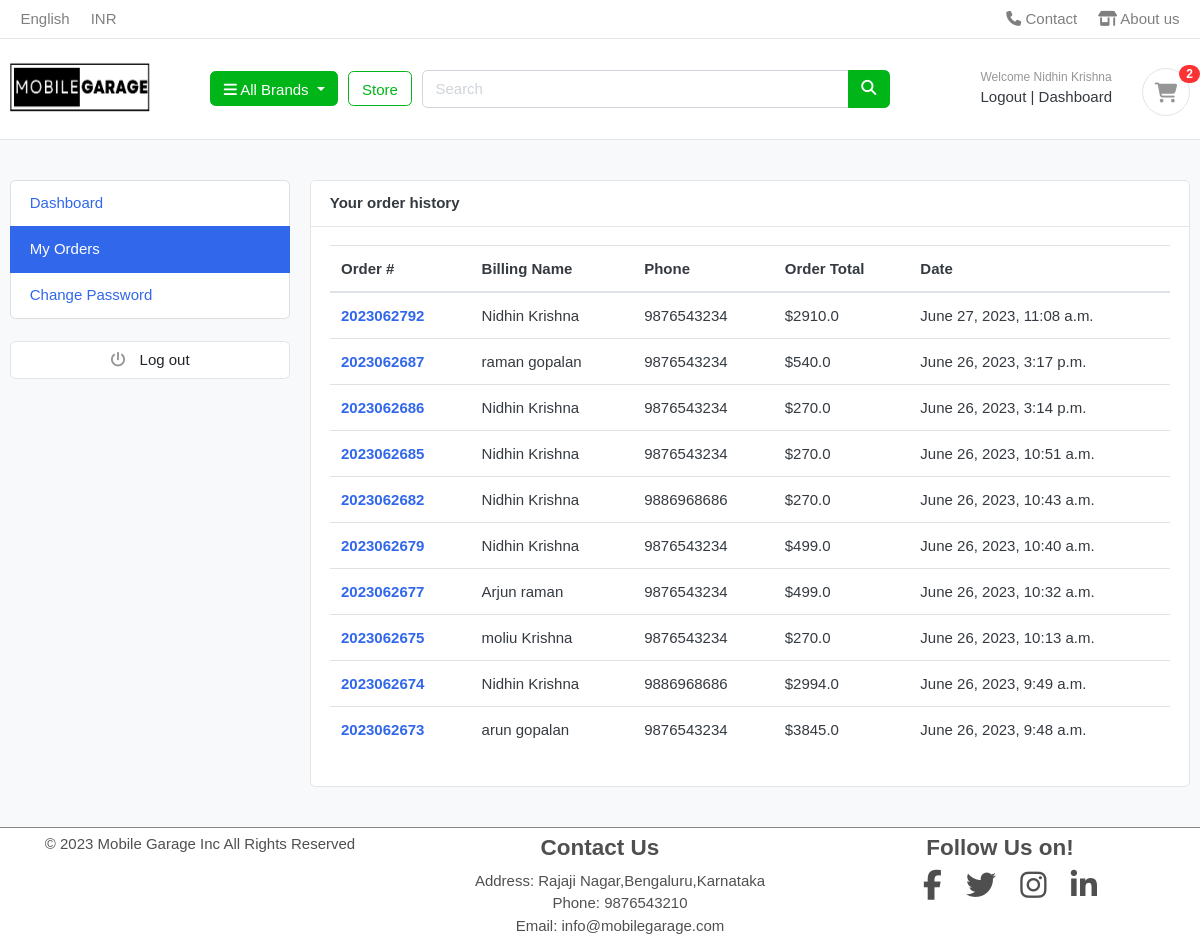
The page /accounts/my_orders/ (signed in) on the database its author committed.
### accounts/models.py (models this page shows, shortened)
class Account(AbstractUser):
    email = models.EmailField(unique=True)
    mobile_no =models.CharField(max_length=50)
    username = models.CharField(max_length=50,unique=False,null=True,blank=True)
    USERNAME_FIELD = 'email'
    REQUIRED_FIELDS =['first_name','last_name','mobile_no','password1','password2']

### orders/models.py (models this page shows, shortened)
class Order(models.Model):
    STATUS = (
        ('New', 'New'),
        ('Accepted', 'Accepted'),
        ('Completed', 'Completed'),
        ('Cancelled', 'Cancelled'),
    )
    user = models.ForeignKey(Account, on_delete=models.SET_NULL, null=True)
    payment = models.ForeignKey(Payment, on_delete=models.SET_NULL, blank=True, null=True)
    order_number = models.CharField(max_length=20)
    first_name = models.CharField(max_length=50)
    last_name = models.CharField(max_length=50)
    mobile_no = models.CharField(max_length=15)
    email = models.EmailField(max_length=50)
    address_line_1 = models.CharField(max_length=50)
    address_line_2 = models.CharField(max_length=50, blank=True)
    state = models.CharField(max_length=50)
    city = models.CharField(max_length=50)
    order_note = models.CharField(max_length=100, blank=True)
    order_total = models.FloatField()
    delivery_fee = models.FloatField()
    status = models.CharField(max_length=10, choices=STATUS, default='New')
    ip = models.CharField(blank=True, max_length=20)
    is_ordered = models.BooleanField(default=False)
    created_at = models.DateTimeField(auto_now_add=True)
    updated_at = models.DateTimeField(auto_now=True)
    def full_name(self):
        return f'{self.first_name} {self.last_name}'

### accounts/views.py (the view)
# urls.py: path('my_orders/', views.my_orders, name='my_orders'),
@login_required(login_url='login')
def my_orders(request):
    orders = Order.objects.filter(user=request.user, is_ordered=True).order_by('-created_at')
    context = {
        'orders': orders,
    }
    return render(request, 'accounts/my_orders.html', context)

### brands/context_processors.py (called while the page is built)
def menu_links(request):
    links = Brands.objects.all()
    return {"links":links}

### brands/models.py (called while the page is built)
    def get_url(self):
        return reverse('product_by_brand',args=[self.slug])

### cart/context_processors.py (called while the page is built)
def counter(request):
    cart_count = 0
    if 'admin' in request.path:
        return {}
    else:
        try:
            cart = Cart.objects.filter(cart_id=_cart_id(request))
            if request.user.is_authenticated:
                cart_items = CartItem.objects.all().filter(user=request.user)
            else:
                cart_items = CartItem.objects.all().filter(cart=cart[:1])
            for cart_item in cart_items:
                cart_count += cart_item.quantity
        except Cart.DoesNotExist:
            cart_count = 0
    return dict(cart_count=cart_count)

### cart/views.py (called while the page is built)
def _cart_id(request):
    cart = request.session.session_key
    if not cart:
        cart = request.session.create()
    return cart

### accounts/templates/accounts/my_orders.html
{% extends 'base/base.html' %}
{% block content %}
<section class="section-conten padding-y bg">
{% include 'base/includes/alerts.html' %}
<div class="container">
	<div class="row">
	{% include 'base/includes/dashboard_sidebar.html' %}
	<main class="col-md-9">
		<article class="card">
		<header class="card-header">
			<strong class="d-inline-block mr-3">Your order history</strong>
		</header>
		<div class="card-body">
			<div class="row">
			<div class="col-md-12">
				<table class="table table-hover">
				  <thead>
				    <tr>
				      <th scope="col">Order #</th>
				      <th scope="col">Billing Name</th>
				      <th scope="col">Phone</th>
				      <th scope="col">Order Total</th>
							<th scope="col">Date</th>
				    </tr>
				  </thead>
				  <tbody>
						{% for order in orders %}
				    <tr>
				      <th scope="row"><a href="{% url 'order_detail' order.order_number %}">{{order.order_number}}</a></th>
				      <td>{{order.full_name}}</td>
				      <td>{{order.mobile_no}}</td>
				      <td>${{order.order_total}}</td>
							<td>{{order.created_at}}</td>
				    </tr>
				{% endfor %}
				  </tbody>
				</table>
			</div>
			</div>
		</div>
		</article>
	</main>
</div>
</div>
</section>
{% endblock content %}

### base/templates/base/includes/navbar.html (shortened to what this page needs)
{% load static %}
{% block link %}
<link rel="stylesheet" href="{% static 'css/main.css' %}" />
{% endblock link %}
<header class="section-header">
    <nav class="navbar p-md-0 navbar-expand-sm navbar-light border-bottom">
    <div class="container">
      <div class="collapse navbar-collapse" id="navbarTop4">
        <ul class="navbar-nav mr-auto">
            <li class="nav-item dropdown">
                 <a href="#" class="nav-link">   English </a>
            </li>
            <li class="nav-item dropdown">
                <a href="#" class="nav-link"> INR </a>
            </li>
        </ul>
        <ul class="navbar-nav">
            <li><a href="{% url 'contact' %}" class="nav-link"> <i class="fa fa-phone"></i> Contact</a></li>
            <li><a href="{% url 'about' %}" class="nav-link"> <i class="fa fa-shop"></i> About us</a></li>
        </ul>
      </div>
    </div>
    </nav>
    <section class="header-main border-bottom">
        <div class="container">
    <div class="row align-items-center">
        <div class="col-lg-2 col-6">
            <a href="{% url 'home' %}" >
                <img src="{% static 'images/mainlogo.png' %}" alt="" class='logo'>
            </a>
        </div>
        <div class="col-lg col-sm col-6 flex-grow-0">
            <div class="category-wrap dropdown d-inline-block float-right">
                <button type="button" class="btn btn-success dropdown-toggle dropdown-toggle-nav" data-toggle="dropdown">
                    <i class="fa fa-bars"></i> All Brands
                </button>
            </div>
        </div>
        <a href="{% url 'store' %}" class="btn btn-outline-success store ">Store</a>
        <div class="col-lg col-sm-12 col-md-12">
            <form action="{% url 'search' %}" class="search" method='GET'>
                <div class="input-group w-100">
                    <input type="text" class="form-control" style="width:60%;" placeholder="Search" name='Keyword'>
                    <div class="input-group-append ">
                      <button class="btn btn-success" type="submit">
                        <i class="fa fa-search"></i>
                      </button>
                    </div>
                </div>
            </form>
        </div>
        <div class="col-lg-3 col-sm-6 col-8 order-2 order-lg-3">
                    <div class="d-flex justify-content-end mb-3 mb-lg-0">
                        {% if request.user.is_authenticated %}
                        <div class="widget-header">
                            <small class="title text-muted">Welcome {{user.first_name|capfirst}} {{user.last_name|capfirst}}</small>
                            <div class='reg-div'>
                                <a href="{% url 'logout' %}" class='reg-div'>Logout</a> <span class="dark-transp"> | </span>
                                <a href="{% url 'dashboard' %}" class='reg-div'>Dashboard</a>
                            </div>
                        </div>
                        {% endif %}
                        <a href="{% url 'cart' %}" class="widget-header pl-3 ml-3 store">
                            <div class="icon icon-sm rounded-circle border"><i class="fa fa-shopping-cart"></i></div>
                            <span class="badge badge-pill badge-danger notify">{{cart_count}}</span>
                        </a>
                    </div>
                </div>
    </div>
        </div>
    </section>
    </header>

### static/css/ui.css (style rules this page uses)
html { font-family: "Inter", sans-serif; font-size: 15px; }
.icon-xs, .icon-sm, .icon-md, .icon-lg { display: inline-block; text-align: center; flex-shrink: 0; flex-grow: 0; }
.icon-sm { width: 48px; height: 48px; line-height: 48px !important; font-size: 20px; }
.padding-y { padding-top: 40px; padding-bottom: 40px; }
article:after, .form-group:after { display: block; clear: both; content: ""; }
.bg { background-color: #f8f9fa; }
.header-main { position: relative; padding-top: 1rem; padding-bottom: 1rem; }
.widget-header { display: inline-block; vertical-align: middle; position: relative; }
.widget-header a { color: #343a40; }
.widget-header i { color: #969696; }
.widget-header .title { display: block; }
.widget-header .notify { position: absolute; top: -3px; right: -10px; }
.notify { position: absolute; top: -4px; right: -10px; display: inline-block; padding: 0.25em 0.6em; font-size: 12px; line-height: 1; text-align: center; border-radius: 3rem; color: #fff; background-color: #fa3434; }

### static/css/main.css (style rules this page uses)
* { font-family: Verdana, Geneva, Tahoma, sans-serif; }
.logo { height: 70px; width: 140px; }
.dropdown-toggle-nav { height: 35px; }
.store { height: 35px; }
.title { text-transform: capitalize; font-weight: 500; }

### rows shown on the page
Account: first_name "Nidhin", last_name "Krishna"
Order: order_number "2023062792", full_name "Nidhin Krishna", mobile_no "9876543234", order_total "2910.0", created_at "June 27, 2023, 11:08 a.m."
Order: order_number "2023062687", full_name "raman gopalan", mobile_no "9876543234", order_total "540.0", created_at "June 26, 2023, 3:17 p.m."
Order: order_number "2023062686", full_name "Nidhin Krishna", mobile_no "9876543234", order_total "270.0", created_at "June 26, 2023, 3:14 p.m."
Order: order_number "2023062685", full_name "Nidhin Krishna", mobile_no "9876543234", order_total "270.0", created_at "June 26, 2023, 10:51 a.m."
Order: order_number "2023062682", full_name "Nidhin Krishna", mobile_no "9886968686", order_total "270.0", created_at "June 26, 2023, 10:43 a.m."
Order: order_number "2023062679", full_name "Nidhin Krishna", mobile_no "9876543234", order_total "499.0", created_at "June 26, 2023, 10:40 a.m."
Order: order_number "2023062677", full_name "Arjun raman", mobile_no "9876543234", order_total "499.0", created_at "June 26, 2023, 10:32 a.m."
Order: order_number "2023062675", full_name "moliu Krishna", mobile_no "9876543234", order_total "270.0", created_at "June 26, 2023, 10:13 a.m."
Order: order_number "2023062674", full_name "Nidhin Krishna", mobile_no "9886968686", order_total "2994.0", created_at "June 26, 2023, 9:49 a.m."
Order: order_number "2023062673", full_name "arun gopalan", mobile_no "9876543234", order_total "3845.0", created_at "June 26, 2023, 9:48 a.m."

### other values the page prints
{{ cart_count }} "2"
